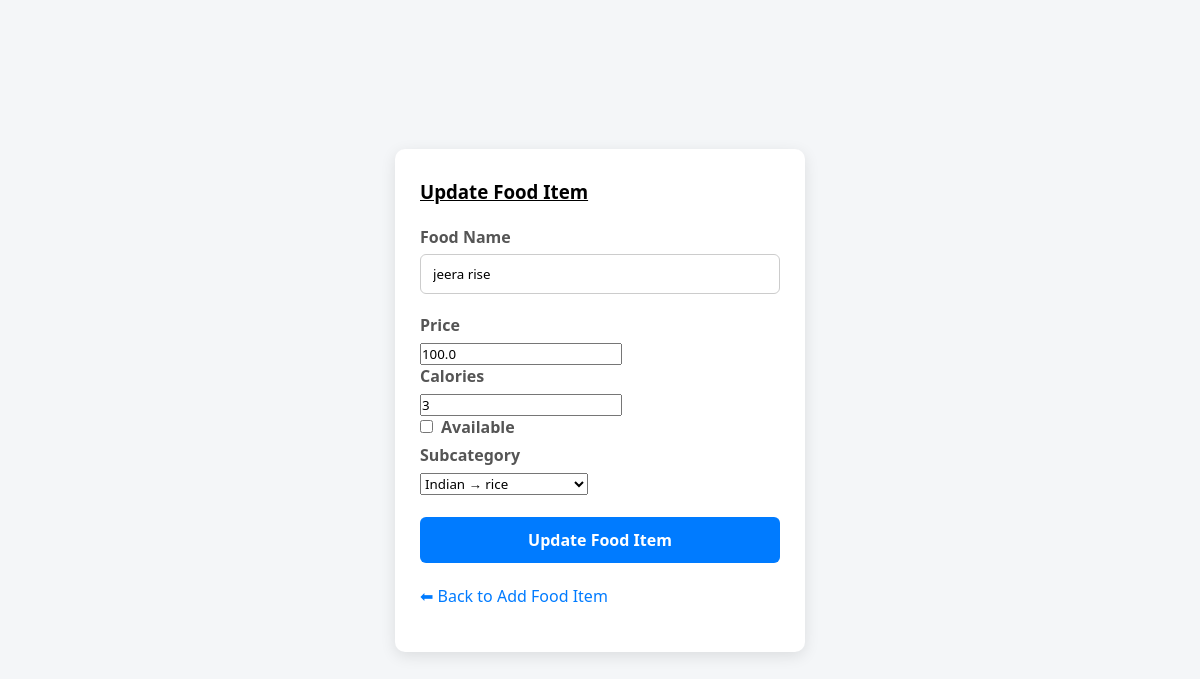
Page /dashboard/update-fooditem/3/ on the committed database.
### adminpanel/models.py (models this page shows, shortened)
class FoodItem(models.Model):
    name = models.CharField(max_length=100)
    price = models.FloatField()
    is_available = models.BooleanField(default=True)
    calories = models.IntegerField()
    sub_cat = models.ForeignKey(FoodItemSubCategory, on_delete=models.CASCADE)

class FoodItemSubCategory(models.Model):
    subcategory_name = models.CharField(max_length=100)
    food_item_cat = models.ForeignKey(FoodItemCategory, on_delete=models.CASCADE)

class FoodItemCategory(models.Model):
    category_name = models.CharField(max_length=100)

### adminpanel/views.py (the view, shortened to what this page needs)
# urls.py: path('update-fooditem/<int:id>/', views.update_fooditem, name='update_fooditem'),
def update_fooditem(request, id):
    item = get_object_or_404(FoodItem, id=id)
    subcategories = FoodItemSubCategory.objects.all()
    return render(request, 'update/update_fooditem.html', {
        'fooditem': item,
        'subcategories': subcategories
    })

### templates/update/update_fooditem.html (shortened to what this page needs)
{% load static %}
<!DOCTYPE html>
<html>
<head>
    <link rel="stylesheet" href="{% static 'adminpanel/css/update_category.css' %}">
</head>
<body>
<div class="container">
    <div class="card">
        <u><h3>Update Food Item</h3></u><br>
        <form method="post">
    <label>Food Name</label>
    <input type="text" name="name" value="{{ fooditem.name }}" required>
    <label>Price</label>
    <input type="number" step="0.01" name="price" value="{{ fooditem.price }}" required>
    <label>Calories</label>
    <input type="number" name="calories" value="{{ fooditem.calories }}" required>
    <label style="display:flex; align-items:center; gap:8px;">
    <input type="checkbox" name="is_available"
           {% if fooditem.is_available %}checked{% endif %}>
    Available
</label>
    <label>Subcategory</label>
    <select name="subcategory_id" required>
        {% for sub in subcategories %}
            <option value="{{ sub.id }}"
                {% if sub.id == fooditem.sub_cat.id %}selected{% endif %}>
                {{ sub.food_item_cat.category_name }} → {{ sub.subcategory_name }}
            </option>
        {% endfor %}
    </select><br><br>
    <button type="submit">Update Food Item</button>
</form>
        <br>
        <a href="{% url 'add_fooditem' %}" class="back-link">⬅ Back to Add Food Item</a>
    </div>
</div>
</body>
</html>

### static/adminpanel/css/update_category.css (style rules this page uses)
* { box-sizing: border-box; font-family: 'Segoe UI', Tahoma, Geneva, Verdana, sans-serif; margin: 0; padding: 0; }
body { background: #f4f6f8; display: flex; justify-content: center; align-items: center; height: 100vh; }
.container { width: 100%; max-width: 450px; padding: 20px; }
.card { background: #fff; padding: 30px 25px; border-radius: 10px; box-shadow: 0 4px 15px rgba(0,0,0,0.1); }
label { display: block; margin-bottom: 6px; font-weight: 600; color: #555; }
input[type="text"] { width: 100%; padding: 10px 12px; margin-bottom: 20px; border: 1px solid #ccc; border-radius: 6px; transition: border-color 0.3s; }
button { width: 100%; padding: 12px; background-color: #007bff; border: none; color: #fff; font-weight: 600; font-size: 1rem; border-radius: 6px; cursor: pointer; transition: background-color 0.3s; }
.back-link { display: inline-block; margin-bottom: 15px; color: #007bff; text-decoration: none; font-weight: 500; transition: color 0.3s; }

### rows in the picture
FoodItem: name "jeera rise", price "100.0", calories "3", subcategory_id "Indian → rice"
